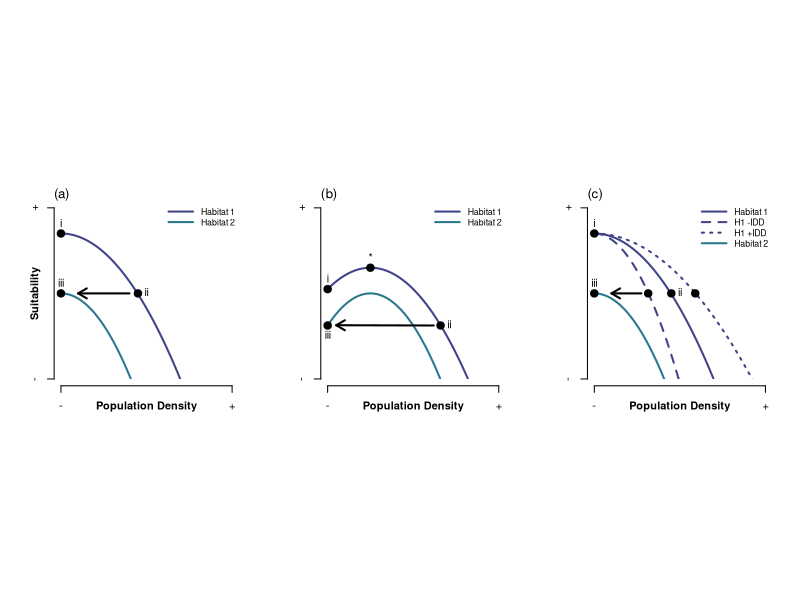
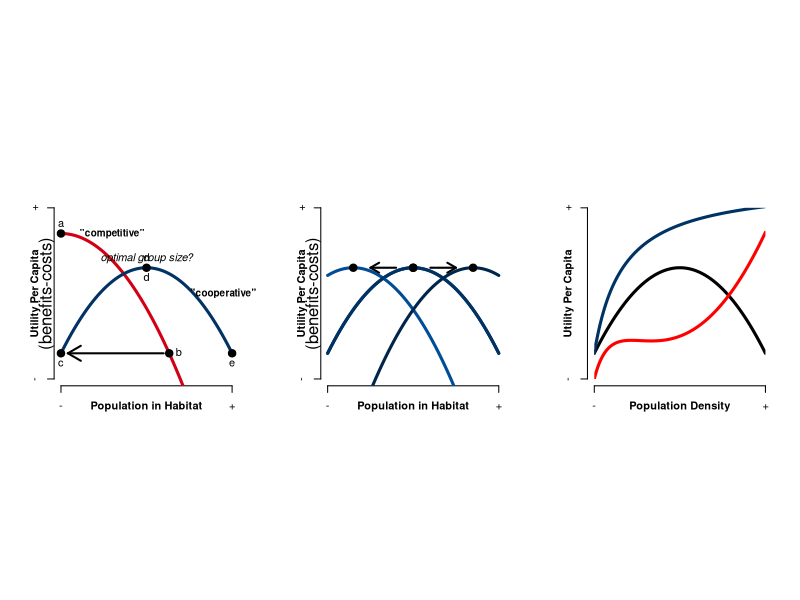
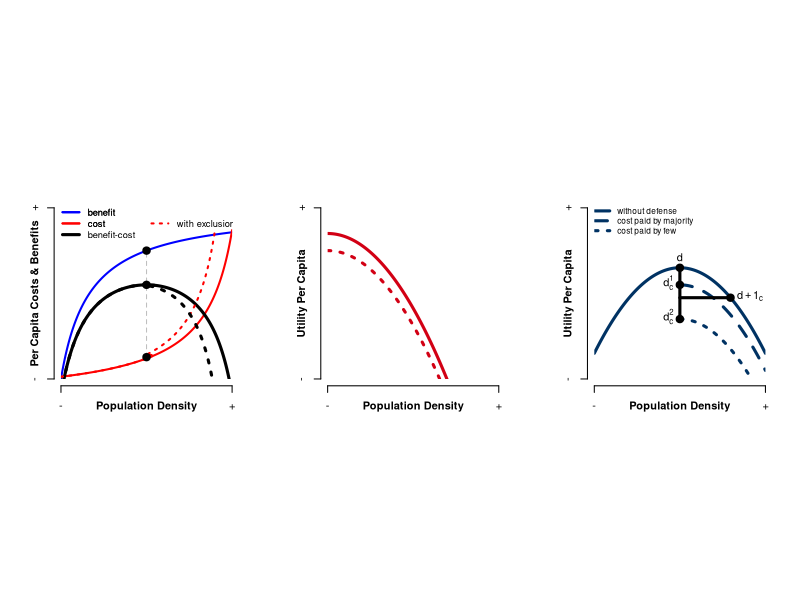
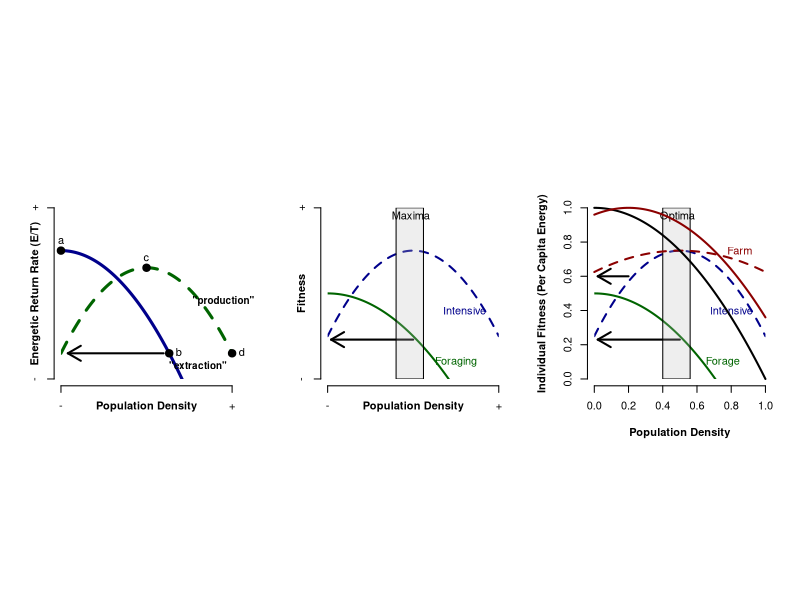
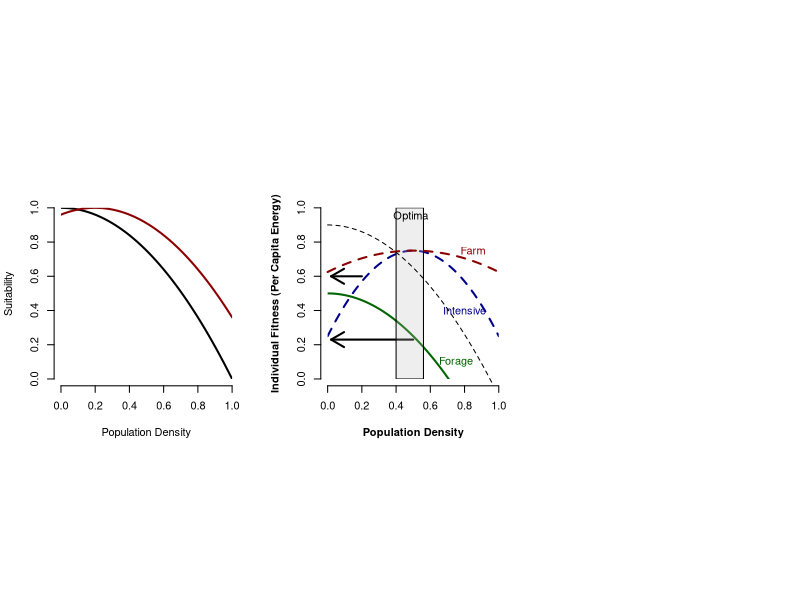
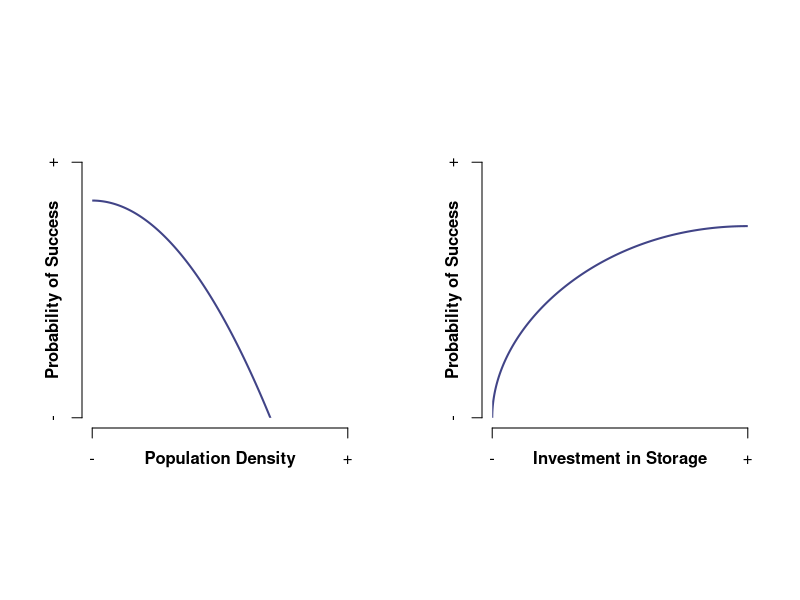
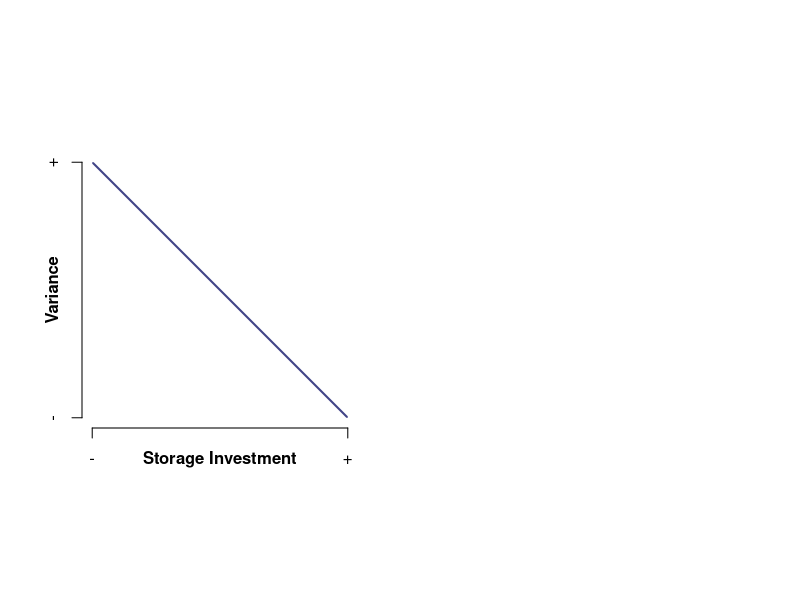

Source code (R) for these figures, in order:
## ---- chunk 1
knitr::opts_chunk$set(echo = TRUE)

library(viridis)
library(scales)

## ---- chunk 2

#png("WeitzelCodding_IDMRev_Fig1.png", height=3, width=8, units="in", res=600)

#IFD

#Greene and Stamps 2001 eq1 
#Suitability (S) can be calculated as:
#S_i=Q_i-B_i(D_i-M_i)^2
# where, 
#Q = intrinsic suitability (the effect of habitat type on fitness, independent of effects of conspecifics)
#B = parameter that standardizes the range of (D-M)
#D = conspecific density
#M = specifies the the pop density (D) at which fitness is maximized 

#As a function
S<-function(Q, B, D, M){Q-B*(D-M)^2}

#Set density from 0 to 1
D=seq(0,1,0.001)

#Square plot
par(pty="s", mfrow=c(1,3))

#Plot baseline:
plot(NA, frame.plot=F, ylim=c(0,1), xlim=c(0,1), xaxt="n", yaxt="n", xlab=NA, ylab=NA); axis(2, at=0.5, label="Suitability", tick = F, font=2); axis(2, at=c(0, 1), labels=c("-", "+")); axis(1, at=0.5, label="Population Density", tick = F, font=2); axis(1, at=c(0, 1), labels=c("-", "+")); clip(0,1,0,1)#Clip plot so no line goes below x or y

#Hab 1
Hab1<-S(Q=0.85, B=1.75, D=D, M=0)
lines(Hab1~D, lwd=2, col=viridis(6)[2])
#text(0.3, 0.85, "\"NDD\"", col="black", cex=0.9, font=2)

#Hab 2
Hab2<-S(Q=0.5, B=3, D=D, M=0)
lines(Hab2~D, lwd=2, col=viridis(6)[3])
#text(0.3, 0.85, "\"NDD\"", col="black", cex=0.9, font=2)

arrows(0.4, 0.5, 0.1, 0.5, length=0.1, lwd=2, col="black")

#Starting Conditions:
points(0, max(Hab1), pch=21, bg="black", cex=1.5, xpd=T)
text(0, max(Hab1), pos=3, "i")

points(0.45, max(Hab2), pch=21, bg="black", cex=1.5, xpd=T)
text(0.45, max(Hab2), pos=4, "ii")

points(0, max(Hab2), pch=21, bg="black", cex=1.5, xpd=T)
text(0, max(Hab2), pos=3, "iii")

mtext( "(a)", side=3, line=0, cex=0.8, adj=0)


legend("topright", col=viridis(6)[2:3], lwd=2, lty=1, bty="n", legend = c("Habitat 1", "Habitat 2"), cex=0.8, seg.len=3.1)




#ALLEE


#Square plot
par(pty="s")

#Plot baseline:
plot(NA, frame.plot=F, ylim=c(0,1), xlim=c(0,1), xaxt="n", yaxt="n", xlab=NA, ylab=NA); axis(2, at=0.5, label="", tick = F, font=2); axis(2, at=c(0, 1), labels=c("-", "+")); axis(1, at=0.5, label="Population Density", tick = F, font=2); axis(1, at=c(0, 1), labels=c("-", "+")); clip(0,1,0,1)#Clip plot so no line goes below x or y


#Alee Effects Intensive Foraging/Ag
Allee1<-S(Q=0.65, B=2, D=D, M=0.25)
lines(Allee1~D, lwd=2, lty=1, col=viridis(6)[2])
#text(0.95, 0.5, "Allee", col="black", cex=0.9, xpd=NA, font=2)

Allee2<-S(Q=0.5, B=3, D=D, M=0.25)
lines(Allee2~D, lwd=2, lty=1, col=viridis(6)[3])
#text(0.95, 0.5, "Allee", col="black", cex=0.9, xpd=NA, font=2)


arrows(0.62, Allee2[1], 0.05, Allee2[2], length=0.1, lwd=2, col="black")

points(0, Allee1[1], pch=21, bg="black", cex=1.5, xpd=T)
text(0, Allee1[1], pos=3, "i")

points(0.66, Allee2[1], pch=21, bg="black", cex=1.5, xpd=T)
text(0.66, Allee2[1], pos=4, "ii")

points(0, Allee2[1], pch=21, bg="black", cex=1.5, xpd=T)
text(0, Allee2[1], pos=1, "iii")

points(0.25, max(Allee1), pch=21, bg="black", cex=1.5, xpd=T)
text(0.25, max(Allee1), pos=3, "*")


mtext( "(b)", side=3, line=0, cex=0.8, adj=0)


legend("topright", col=viridis(6)[2:3], lwd=2, lty=1, bty="n", legend = c("Habitat 1", "Habitat 2"), cex=0.8, seg.len=3.1)





#IDD

#Square plot
par(pty="s")

#Plot baseline:
plot(NA, frame.plot=F, ylim=c(0,1), xlim=c(0,1), xaxt="n", yaxt="n", xlab=NA, ylab=NA); axis(2, at=0.5, label="", tick = F, font=2); axis(2, at=c(0, 1), labels=c("-", "+")); axis(1, at=0.5, label="Population Density", tick = F, font=2); axis(1, at=c(0, 1), labels=c("-", "+")); clip(0,1,0,1)#Clip plot so no line goes below x or y

#Baseline (Forager)
Forage<-S(Q=0.85, B=1.75, D=D, M=0)
lines(Forage~D, lwd=2, col=viridis(6)[2])
#text(0.3, 0.85, "\"NDD\"", col="black", cex=0.9, font=2)

#IDD type 1
Forage<-S(Q=0.85, B=3.5, D=D, M=0)
lines(Forage~D, lwd=2, col=viridis(6)[2], lty=2)
#text(0.6, 0.2, "\"IDD\"", col="black", cex=0.9, font=2)


#IDD type 2
Forage<-S(Q=0.85, B=1, D=D, M=0)
lines(Forage~D, lwd=2, col=viridis(6)[2], lty=3)


#Hab 2
Hab2<-S(Q=0.5, B=3, D=D, M=0)
lines(Hab2~D, lwd=2, col=viridis(6)[3])
#text(0.3, 0.85, "\"NDD\"", col="black", cex=0.9, font=2)

arrows(0.275, 0.5, 0.1, 0.5, length=0.1, lwd=2, col="black")

#Starting Conditions:
points(0, max(Hab1), pch=21, bg="black", cex=1.5, xpd=T)
text(0, max(Hab1), pos=3, "i")

points(0.315, max(Hab2), pch=21, bg="black", cex=1.5, xpd=T)
points(0.45, max(Hab2), pch=21, bg="black", cex=1.5, xpd=T)
points(0.59, max(Hab2), pch=21, bg="black", cex=1.5, xpd=T)
text(0.45, max(Hab2), pos=4, "ii")

points(0, max(Hab2), pch=21, bg="black", cex=1.5, xpd=T)
text(0, max(Hab2), pos=3, "iii")

mtext( "(c)", side=3, line=0, cex=0.8, adj=0)

legend("topright", col=viridis(6)[c(2,2,2,3)], lwd=2, lty=c(1,2,3,1), bty="n", legend = c("Habitat 1","H1 -IDD", "H1 +IDD", "Habitat 2"), cex=0.8, seg.len=3.1)



#dev.off()


## ---- chunk 3

#####################
par(pty="s")
#Predictions for talk:
#Plot baseline:
plot(NA, frame.plot=F, ylim=c(0,1), xlim=c(0,1), xaxt="n", yaxt="n", xlab=NA, ylab=NA); axis(2, at=0.5, label="Utility Per Capita", tick = F, font=2); axis(2, at=c(0, 1), labels=c("-", "+")); axis(1, at=0.5, label="Population in Habitat", tick = F, font=2); axis(1, at=c(0, 1), labels=c("-", "+")); clip(0,1,0,1); mtext("(benefits-costs)", side=2)#Clip plot so no line goes below x or y

#Baseline (Forager)
Forage<-S(Q=0.85, B=1.75, D=D, M=0)
lines(Forage~D, lwd=3, col="#D20014")
text(0.3, 0.85, "\"competitive\"", col="black", cex=0.9, font=2)

#Alee Effects Intensive Foraging/Ag
Intense<-S(Q=0.65, B=2, D=D, M=0.5)
lines(Intense~D, lwd=3, lty=1, col="#003263")
text(0.95, 0.5, "\"cooperative\"", col="black", cex=0.9, xpd=NA, font=2)

#Starting Conditions:
points(0, max(Forage), pch=21, bg="black", cex=1.5)#red3
text(0, max(Forage), pos=3, "a")

#Switch point
points(.6325, min(Intense),pch=21, bg="black", cex=1.5)
text(.6325, min(Intense), pos=4, "b")

arrows(0.6, 0.15, 0.04, 0.15, length=0.15, lwd=2, col="black")

points(0, min(Intense),pch=21, bg="black", cex=1.5)
text(0, min(Intense), pos=1, "c")

#Production Maxima
points(0.5, max(approx(Intense)$y), pch=21, bg="black", cex=1.5)
text(0.5, max(approx(Intense)$y), pos=3, "d")
text(0.5, max(approx(Intense)$y), pos=3, "optimal group size?", font=3)
text(0.5, max(approx(Intense)$y), pos=1, "d")

#Production switch
points(1, min(approx(Intense)$y), pch=21, bg="black", cex=1.5)
text(1, min(approx(Intense)$y), pos=1, "e", xpd=NA)

#export as 5x5

#varyin group size
plot(NA, frame.plot=F, ylim=c(0,1), xlim=c(0,1), xaxt="n", yaxt="n", xlab=NA, ylab=NA); axis(2, at=0.5, label="Utility Per Capita", tick = F, font=2); axis(2, at=c(0, 1), labels=c("-", "+")); axis(1, at=0.5, label="Population in Habitat", tick = F, font=2); axis(1, at=c(0, 1), labels=c("-", "+")); clip(0,1,0,1); mtext("(benefits-costs)", side=2)#Clip plot so no line goes below x or y

Intense<-S(Q=0.65, B=2, D=D, M=0.5)
lines(Intense~D, lwd=3, lty=1, col="#003263", xpd=F)
points(0.5, max(approx(Intense)$y), pch=21, bg="black", cex=1.5)
Intense<-S(Q=0.65, B=2, D=D, M=0.15)
lines(Intense~D, lwd=3, lty=1, col="#004c96")
points(0.15, max(approx(Intense)$y), pch=21, bg="black", cex=1.5)
arrows(0.4, 0.65, 0.25, 0.65, length=0.1, lwd=2, col="black")


Intense<-S(Q=0.65, B=2, D=D, M=0.5)
lines(Intense~D, lwd=3, lty=1, col="#003263", xpd=F)
points(0.5, max(approx(Intense)$y), pch=21, bg="black", cex=1.5)
Intense<-S(Q=0.65, B=2, D=D, M=0.85)
lines(Intense~D, lwd=3, lty=1, col="#00254a", xpd=F)
points(0.85, max(approx(Intense)$y), pch=21, bg="black", cex=1.5)
arrows(0.6, 0.65, 0.75, 0.65, length=0.1, lwd=2, col="black")



#####################
#Allee Costs and Benefits
Allee<-S(Q=0.65, B=2, D=D, M=0.5)

#Costs vs Benefits?
#Utility per capita = benefits-costs, develop benefits as Holling Type II, subtract Allee
TII<-function(a, x, Tt, b){(Tt*a*x)/(1+(a*b*x))}  
Tt<-D #seq(0,1,0.01) #time in patch
x<-1   #resource density at saturation
a<-6  #discovery rate
b<-1 #handling time
YII<-TII(Tt, a, x, b)

#Plot baseline:
plot(NA, frame.plot=F, ylim=c(0,1), xlim=c(0,1), xaxt="n", yaxt="n", xlab=NA, ylab=NA); axis(2, at=0.5, label="Utility Per Capita", tick = F, font=2); axis(2, at=c(0, 1), labels=c("-", "+")); axis(1, at=0.5, label="Population Density", tick = F, font=2); axis(1, at=c(0, 1), labels=c("-", "+")); clip(0,1,0,1)#Clip plot so no line goes below x or y
#Alee Like Intensive Foraging/Ag
lines(Allee~D, lwd=3, lty=1, col="black")
lines(YII+min(Allee)~Tt, lwd=3, lty=1, col="#003263")
lines(YII+min(Allee)-Allee~D, lwd=3, lty=1, col="red")

#Plot baseline:
plot(NA, frame.plot=F, ylim=c(0,1), xlim=c(0,1), xaxt="n", yaxt="n", xlab=NA, ylab=NA); axis(2, at=0.5, label="Per Capita Costs & Benefits", tick = F, font=2); axis(2, at=c(0, 1), labels=c("-", "+")); axis(1, at=0.5, label="Population Density", tick = F, font=2); axis(1, at=c(0, 1), labels=c("-", "+")); clip(0,1,0,1)#Clip plot so no line goes below x or y
lines(YII~Tt, lwd=2, lty=1, col="blue")#benefit
lines(1-rev(YII)-0.13~D, lwd=2, lty=1, col="red")#cost
legend('topleft', bty="n", lwd=c(2,2), col=c("blue", "red"), legend=c("benefit", "cost"), cex=0.85)
lines(YII-(1-rev(YII))+0.05~Tt, col="black", lwd=3)#benefit-cost
legend('topleft', bty="n", lwd=c(2,2,3), col=c("blue", "red", "black"), legend=c("benefit", "cost", "benefit-cost"), cex=0.85)

#add exclusion cost
D2<-subset(D, D>0.549999); D2<-D2*0.9; D2<-c(subset(D, D<0.55), D2) #adjust D to accelerate sooner
lines((1-rev(YII)-0.13)~D2, lwd=2, col="red", lty=3)#cost 2
lines(YII-(1-rev(YII))+0.05~D2, col="black", lwd=3, lty=3)#benefit-cost

segments(0.5, 0.1275, 0.5, .75, col='grey', lty=2)
points(0.5, 0.1275, pch=21, cex=1.5, bg="black")
points(0.5, .55, pch=21, cex=1.5, bg="black")
points(0.5, .75, pch=21, cex=1.5, bg="black")

legend('topright', col=c(NA, "red"), lwd=c(NA, 2), lty=3, legend=c(NA, "with exclusion"), cex=0.85, bty="n")

#abline(v=0.5, lwd=5, col="grey")

############# include settlement costs

#Greene and Stamps 2001 eq2 
#Suitability (S) can be calculated as:
#S_i=Q_i-B_i(D_i-M_i)^2-C
# where, 
#Q = intrinsic suitability (the effect of habitat type on fitness, independent of effects of conspecifics)
#B = parameter that standardizes the range of (D-M)
#D = conspecific density
#M = specifies the the pop density (D) at which fitness is maximized 
#C = cost of settlement

#As a function
Sc<-function(Q, B, D, M, C){(Q-B*(D-M)^2)-C}

#Set density from 0 to 1
D=seq(0,1,0.001)

#Square plot
par(pty="s")

#Establish Blank Plot
plot(NA, frame.plot=F, ylim=c(0,1), xlim=c(0,1), xaxt="n", yaxt="n", xlab=NA, ylab=NA); axis(2, at=0.5, label="Utility Per Capita", tick = F, font=2); axis(2, at=c(0, 1), labels=c("-", "+")); axis(1, at=0.5, label="Population Density", tick = F, font=2); axis(1, at=c(0, 1), labels=c("-", "+")); clip(0,1,0,1)#Clip plot so no line goes below x or y

#Baseline (Forager)
Forage<-Sc(Q=0.85, B=1.75, D=D, M=0, C=0)
lines(Forage~D, lwd=3, col="#D20014")
Forage<-Sc(Q=0.85, B=1.75, D=D, M=0, C=0.1)
lines(Forage~D, lwd=3, col="#D20014", lty=3)
#text(0.3, 0.85, "\"competitive\"", col="black", cex=0.9, font=2)


#Costs
#Establish Blank Plot
plot(NA, frame.plot=F, ylim=c(0,1), xlim=c(0,1), xaxt="n", yaxt="n", xlab=NA, ylab=NA); axis(2, at=0.5, label="Utility Per Capita", tick = F, font=2); axis(2, at=c(0, 1), labels=c("-", "+")); axis(1, at=0.5, label="Population Density", tick = F, font=2); axis(1, at=c(0, 1), labels=c("-", "+")); clip(0,1,0,1)#Clip plot so no line goes below x or y

#Alee Effects Intensive Foraging/Ag
Intense<-Sc(Q=0.65, B=2, D=D, M=0.5, C=0)
lines(Intense~D, lwd=3, lty=1, col="#003263")
IntenseC1<-Sc(Q=0.65, B=2, D=seq(0.5,1,0.001), M=0.5, C=0.1)
lines(IntenseC1~seq(0.5,1,0.001), lwd=3, col="#003263", lty=2)
IntenseC2<-Sc(Q=0.65, B=2, D=seq(0.5,1,0.001), M=0.5, C=0.3)
lines(IntenseC2~seq(0.5,1,0.001), lwd=3, col="#003263", lty=3)
legend('topleft', col="#003263", lwd=3, lty=c(1,2,3), legend=c("without defense", "cost paid by majority", "cost paid by few"), bty="n", cex=0.75)
#threshold
points(0.5, max(approx(Intense)$y), pch=21, bg="black", cex=1.5)
text(0.5, max(approx(Intense)$y), labels="d", pos=3)
#difference in utility
segments(0.5, max(approx(Intense)$y), 0.5, max(approx(IntenseC2)$y), lwd=3, lty=1)
#utility if many pay cost
points(0.5, max(approx(IntenseC1)$y), pch=21, bg="black", cex=1.5)
text(0.5, max(approx(IntenseC1)$y), labels=expression(d[c]^1), pos=2)
#utility if only a few pay cost
points(0.5, max(approx(IntenseC2)$y), pch=21, bg="black", cex=1.5)
text(0.5, max(approx(IntenseC2)$y), labels=expression(d[c]^2), pos=2)
#cost of allowing joiners
points(approx(D,Intense)$x[40], approx(D,Intense)$y[40], pch=21, bg="black", cex=1.5)
text(approx(D,Intense)$x[40], approx(D,Intense)$y[40], labels=expression(d+1[c]), pos=4)
#joiner cost line
segments(0.5,  approx(D,Intense)$y[40], approx(D,Intense)$x[40], approx(D,Intense)$y[40], lwd=3, col="black")





############











####################
#Square plot
par(pty="s")

#Plot baseline:
plot(NA, frame.plot=F, ylim=c(0,1), xlim=c(0,1), xaxt="n", yaxt="n", xlab=NA, ylab=NA)

axis(2, at=0.5, label="Energetic Return Rate (E/T)", tick = F, font=2) #Fitness
axis(2, at=c(0, 1), labels=c("-", "+"))

axis(1, at=0.5, label="Population Density", tick = F, font=2)
axis(1, at=c(0, 1), labels=c("-", "+"))

#Clip plot so no line goes below x or y
clip(0,1,0,1)

#Baseline (Forager)
Forage<-S(Q=0.75, B=1.5, D=D, M=0)
lines(Forage~D, lwd=3, col="darkblue")
text(0.8, 0.08, "\"extraction\"", col="black", cex=0.9, font=2)
#text(0.8, 0.1, "Low Intensity", col="darkgreen", cex=0.9)
#text(0.8, 0.06, "Foraging", col="darkgreen", cex=0.9)
#text(.75, .1, "Narrow Diet Breadth", col="darkgreen")

#Alee Effects Intensive Foraging/Ag
Intense<-S(Q=0.65, B=2, D=D, M=0.5)
lines(Intense~D, lwd=3, lty=2, col="darkgreen")#red3
#text(0.95, 0.5, "Intensive", col="darkblue", cex=0.9, xpd=NA)
#text(0.95, 0.455, "Foraging", col="darkblue", cex=0.9, xpd=NA)
text(0.95, 0.455, "\"production\"", col="black", cex=0.9, xpd=NA, font=2)

arrows(0.6, 0.15, 0.04, 0.15, length=0.15, lwd=2, col="black")

#Starting Conditions:
points(0, max(Forage), pch=21, bg="black", cex=1.5)#red3
text(0, max(Forage), pos=3, "a")

#Switch point
points(.6325, min(Intense),pch=21, bg="black", cex=1.5)
text(.6325, min(Intense), pos=4, "b")

#Production Maxima
points(0.5, max(approx(Intense)$y), pch=21, bg="black", cex=1.5)
text(0.5, max(approx(Intense)$y), pos=3, "c")

#Production switch
points(1, min(approx(Intense)$y), pch=21, bg="black", cex=1.5)
text(1, min(approx(Intense)$y), pos=4, "d", xpd=NA)


#export as 6x6



#Time Series
#T1
plot(NA, frame.plot=F, ylim=c(0,1), xlim=c(0,1), xaxt="n", yaxt="n", xlab=NA, ylab=NA); axis(2, at=0.5, label="Fitness", tick = F, font=2); axis(2, at=c(0, 1), labels=c("-", "+")); axis(1, at=0.5, label="Population Density", tick = F, font=2); axis(1, at=c(0, 1), labels=c("-", "+"));clip(0,1,0,1); lines(S(Q=0.5, B=1, D=D, M=0)~D, lwd=2, col="darkgreen"); text(.75, .1, "Foraging", col="darkgreen");lines(S(Q=0.75, B=2, D=D, M=0.5)~D, lwd=2, lty=2, col="darkblue"); text(.8, .4, "Intensive", col="darkblue")

points(0, max())

arrows(0.5, 0.23, 0.02, 0.23, length=0.15, lwd=2, col="black")

rect(.4, 0, .56, 1, col=alpha("grey", .25))
text(.485, 1.01, "Maxima", pos=1, xpd=NA)

#individuals acting in their best interest can produce territorial boundaries (whether or not they are defended)





#################################################################
#Hypothetical: Foraging vs Intensive, vs Farming
plot(NA, frame.plot=F, ylim=c(0,1), xlim=c(0,1), ylab="Individual Fitness (Per Capita Energy)", xlab="Population Density", font.lab=2)

#Clip plot so no line goes below z
clip(0,1,0,1)

#Baseline (Forager)
lines(S(Q=0.5, B=1, D=D, M=0)~D, lwd=2, col="darkgreen")
text(.75, .1, "Forage", col="darkgreen")

#Alee Effects (Ag)?
lines(S(Q=0.75, B=2, D=D, M=0.5)~D, lwd=2, lty=2, col="darkblue")
text(.8, .4, "Intensive", col="darkblue")

#legend
#legend("topleft",lty=c(1,2), col=c("darkgreen", "darkblue"), lwd=c(2,2), legend = c("Forage", "Farm"), cex=1, bty='n', xpd=NA)

arrows(0.5, 0.23, 0.02, 0.23, length=0.15, lwd=2, col="black")

rect(.4, 0, .56, 1, col=alpha("grey", .25))
text(.485, 1.01, "Optima", pos=1, xpd=NA)

#individuals acting in their best interest can produce territorial boundaries (whether or not they are defended)


#Alee Effects-moderate (acorns or corn?)
lines(S(Q=0.75, B=.5, D=D, M=0.5)~D, lwd=2, lty=2, col="darkred")
text(.85, .75, "Farm", col="darkred")

arrows(0.2, 0.6, 0.02, 0.6, length=0.15, lwd=2, col="black")



#Basic NDD IFD:
lines(S(Q=1, B=1, D=D, M=0)~D, lwd=2)

#Alee Effects:
lines(S(Q=1, B=1, D=D, M=0.2)~D, lwd=2, lty=1, col="darkred")






#Plot baseline:
plot(NA, frame.plot=F, ylim=c(0,1), xlim=c(0,1), ylab="Suitability", xlab="Population Density")

#Clip plot so no line goes below z
clip(0,1,0,1)

#Basic NDD IFD:
lines(S(Q=1, B=1, D=D, M=0)~D, lwd=2)

#Alee Effects:
lines(S(Q=1, B=1, D=D, M=0.2)~D, lwd=2, lty=1, col="darkred")


#Hypothetical: Foraging vs Intensive, vs Farming
plot(NA, frame.plot=F, ylim=c(0,1), xlim=c(0,1), ylab="Individual Fitness (Per Capita Energy)", xlab="Population Density", font.lab=2)

#Clip plot so no line goes below z
clip(0,1,0,1)

#Baseline (Forager)
lines(S(Q=0.5, B=1, D=D, M=0)~D, lwd=2, col="darkgreen")
text(.75, .1, "Forage", col="darkgreen")

#Alee Effects (Ag)?
lines(S(Q=0.75, B=2, D=D, M=0.5)~D, lwd=2, lty=2, col="darkblue")
text(.8, .4, "Intensive", col="darkblue")

#legend
#legend("topleft",lty=c(1,2), col=c("darkgreen", "darkblue"), lwd=c(2,2), legend = c("Forage", "Farm"), cex=1, bty='n', xpd=NA)

arrows(0.5, 0.23, 0.02, 0.23, length=0.15, lwd=2, col="black")

rect(.4, 0, .56, 1, col=alpha("grey", .25))
text(.485, 1.01, "Optima", pos=1, xpd=NA)

#individuals acting in their best interest can produce territorial boundaries (whether or not they are defended)


#Alee Effects-moderate (acorns or corn?)
lines(S(Q=0.75, B=.5, D=D, M=0.5)~D, lwd=2, lty=2, col="darkred")
text(.85, .75, "Farm", col="darkred")

arrows(0.2, 0.6, 0.02, 0.6, length=0.15, lwd=2, col="black")








#What about when re-settlement has a cost (C)?

#Greene and Stamps 2001 eq 2:
Sc<-function(Q, B, D, M, C){(Q-B*(D-M)^2)-C}

lines(Sc(Q=1, B=1, D=D, M=0, C=0.1)~D, type="l", ylab="Suitability", xlab="Population Density", lty=2)


#Find y at x use approx()

#We follow Fretwell (1972) and Morris (1987) in assuming that settlement costs vary linearly with density. Hence, for density-incremental settlement costs, C 5 JDset,i, where J is effect of density at the time of arrival on relative fitness, and Dset,i is the density when an individual arrives in i. For density-decremental settlement costs, C 5 J(Dmax 2 Dset,i), where Dmax is the density at saturation for the highest quality patch.



#png("WeitzelCodding_IDMRev_Fig1.png", height=3, width=8, units="in", res=600)



#############Peter SAA plot
#IFD

#Greene and Stamps 2001 eq1 
#Suitability (S) can be calculated as:
#S_i=Q_i-B_i(D_i-M_i)^2
# where, 
#Q = intrinsic suitability (the effect of habitat type on fitness, independent of effects of conspecifics)
#B = parameter that standardizes the range of (D-M)
#D = conspecific density
#M = specifies the the pop density (D) at which fitness is maximized 

#As a function


#Set density from 0 to 1
par(mfrow=c(1,2))
S<-function(Q, B, D, M){Q-B*(D-M)^2}

#Set density from 0 to 1
D=seq(0,1,0.001)

#Square plot
par(pty="s", mfrow=c(1,2))

#Plot baseline:
plot(NA, frame.plot=F, ylim=c(0,1), xlim=c(0,1), xaxt="n", yaxt="n", xlab=NA, ylab=NA); axis(2, at=0.5, label="Probability of Success", tick = F, font=2); axis(2, at=c(0, 1), labels=c("-", "+")); axis(1, at=0.5, label="Population Density", tick = F, font=2); axis(1, at=c(0, 1), labels=c("-", "+")); clip(0,1,0,1)#Clip plot so no line goes below x or y

#Hab 1
Hab1<-S(Q=0.85, B=1.75, D=D, M=0)
lines(Hab1~D, lwd=2, col=viridis(6)[2])


#As a function


#Set density from 0 to 1
c=seq(0,1,0.0001)

p<-sqrt(c)-0.25*c^2

#Square plot


#Plot baseline:
plot(NA, frame.plot=F, ylim=c(0,1), xlim=c(0,1), xaxt="n", yaxt="n", xlab=NA, ylab=NA); axis(2, at=0.5, label="Probability of Success", tick = F, font=2); axis(2, at=c(0, 1), labels=c("-", "+")); axis(1, at=0.5, label="Investment in Storage", tick = F, font=2); axis(1, at=c(0, 1), labels=c("-", "+")); clip(0,1,0,1)#Clip plot so no line goes below x or y

#Hab 1
Hab1<-p
lines(Hab1~c, lwd=2, col=viridis(6)[2])
#text(0.3, 0.85, "\"NDD\"", col="black", cex=0.9, font=2)




#Set density from 0 to 1
par(mfrow=c(1,1))
Variance<-seq(0,1,0.0001)

#Set density from 0 to 1
D=seq(0,1,0.0001)

df<-data.frame(v=Variance,d=rev(D))
#Square plot
par(pty="s", mfrow=c(1,2))

#Plot baseline:
plot(NA, frame.plot=F, ylim=c(0,1), xlim=c(0,1), xaxt="n", yaxt="n", xlab=NA, ylab=NA); axis(2, at=0.5, label="Variance", tick = F, font=2); axis(2, at=c(0, 1), labels=c("-", "+")); axis(1, at=0.5, label="Storage Investment", tick = F, font=2); axis(1, at=c(0, 1), labels=c("-", "+")); clip(0,1,0,1)#Clip plot so no line goes below x or y

#Hab 1
Hab1<-S(Q=0.85, B=1.75, D=D, M=0)
lines(df$v~df$d, lwd=2, col=viridis(6)[2])



